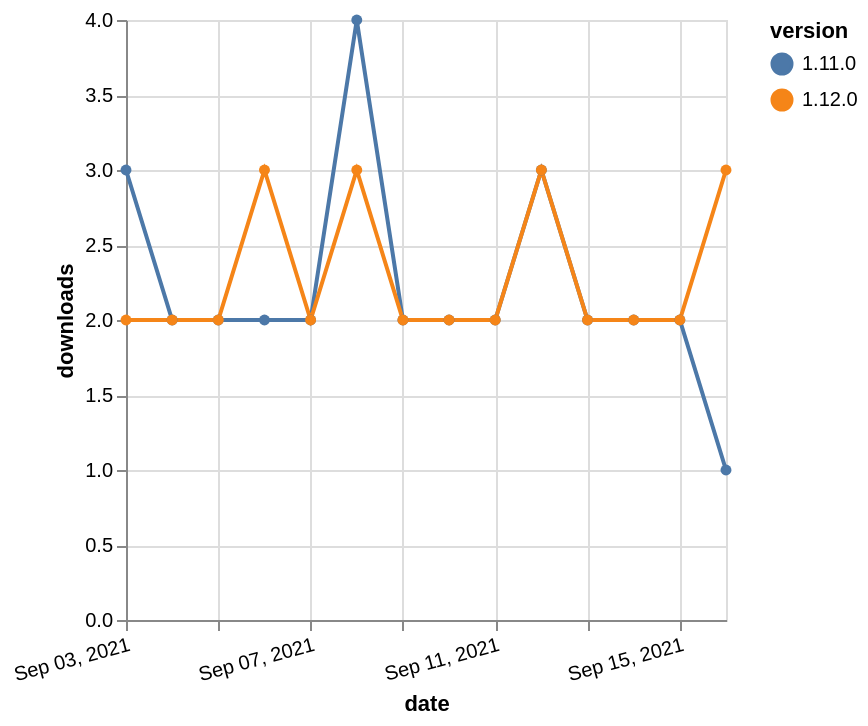

Vega-Lite specification for this chart:
### Vega-Lite specification from a JSON file in a GitHub repository (floating-point values rounded to 4 significant figures)
{"$schema": "https://vega.github.io/schema/vega-lite/v5.json", "description": "A simple bar chart with embedded data.", "data": {"values": [{"date": "2021-09-03", "total": 2680, "delta": 3, "version": "1.11.0"}, {"date": "2021-09-04", "total": 2682, "delta": 2, "version": "1.11.0"}, {"date": "2021-09-05", "total": 2684, "delta": 2, "version": "1.11.0"}, {"date": "2021-09-06", "total": 2686, "delta": 2, "version": "1.11.0"}, {"date": "2021-09-07", "total": 2688, "delta": 2, "version": "1.11.0"}, {"date": "2021-09-08", "total": 2692, "delta": 4, "version": "1.11.0"}, {"date": "2021-09-09", "total": 2694, "delta": 2, "version": "1.11.0"}, {"date": "2021-09-10", "total": 2696, "delta": 2, "version": "1.11.0"}, {"date": "2021-09-11", "total": 2698, "delta": 2, "version": "1.11.0"}, {"date": "2021-09-12", "total": 2701, "delta": 3, "version": "1.11.0"}, {"date": "2021-09-13", "total": 2703, "delta": 2, "version": "1.11.0"}, {"date": "2021-09-14", "total": 2705, "delta": 2, "version": "1.11.0"}, {"date": "2021-09-15", "total": 2707, "delta": 2, "version": "1.11.0"}, {"date": "2021-09-16", "total": 2708, "delta": 1, "version": "1.11.0"}, {"date": "2021-09-03", "total": 1174, "delta": 2, "version": "1.12.0"}, {"date": "2021-09-04", "total": 1176, "delta": 2, "version": "1.12.0"}, {"date": "2021-09-05", "total": 1178, "delta": 2, "version": "1.12.0"}, {"date": "2021-09-06", "total": 1181, "delta": 3, "version": "1.12.0"}, {"date": "2021-09-07", "total": 1183, "delta": 2, "version": "1.12.0"}, {"date": "2021-09-08", "total": 1186, "delta": 3, "version": "1.12.0"}, {"date": "2021-09-09", "total": 1188, "delta": 2, "version": "1.12.0"}, {"date": "2021-09-10", "total": 1190, "delta": 2, "version": "1.12.0"}, {"date": "2021-09-11", "total": 1192, "delta": 2, "version": "1.12.0"}, {"date": "2021-09-12", "total": 1195, "delta": 3, "version": "1.12.0"}, {"date": "2021-09-13", "total": 1197, "delta": 2, "version": "1.12.0"}, {"date": "2021-09-14", "total": 1199, "delta": 2, "version": "1.12.0"}, {"date": "2021-09-15", "total": 1201, "delta": 2, "version": "1.12.0"}, {"date": "2021-09-16", "total": 1204, "delta": 3, "version": "1.12.0"}]}, "width": "container", "mark": {"type": "line", "point": {"filled": true}}, "encoding": {"x": {"field": "date", "type": "temporal", "timeUnit": "yearmonthdate", "title": "date", "axis": {"labelAngle": -15}}, "y": {"field": "delta", "type": "quantitative", "title": "downloads"}, "color": {"field": "version", "type": "nominal"}, "tooltip": {"field": "delta"}}}
